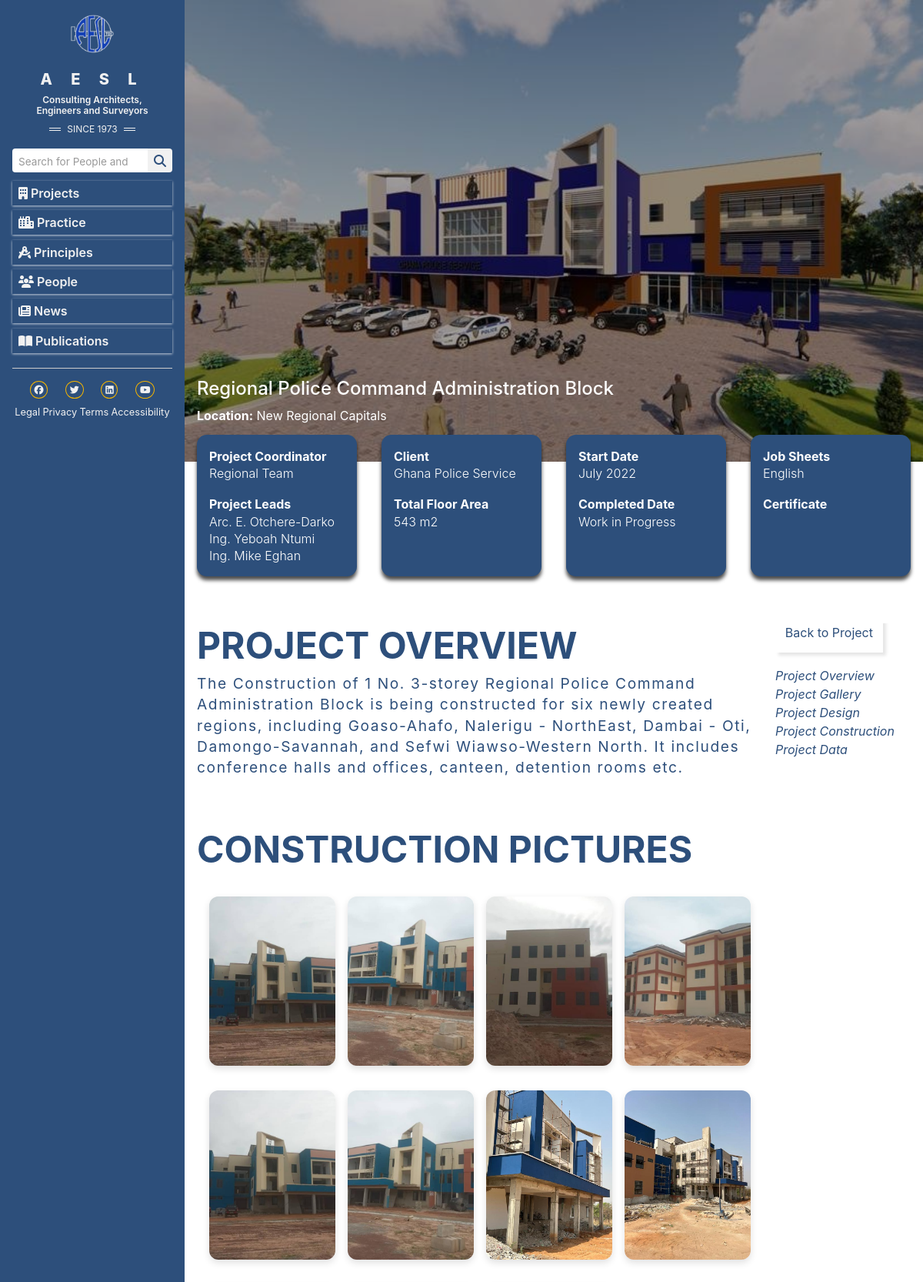
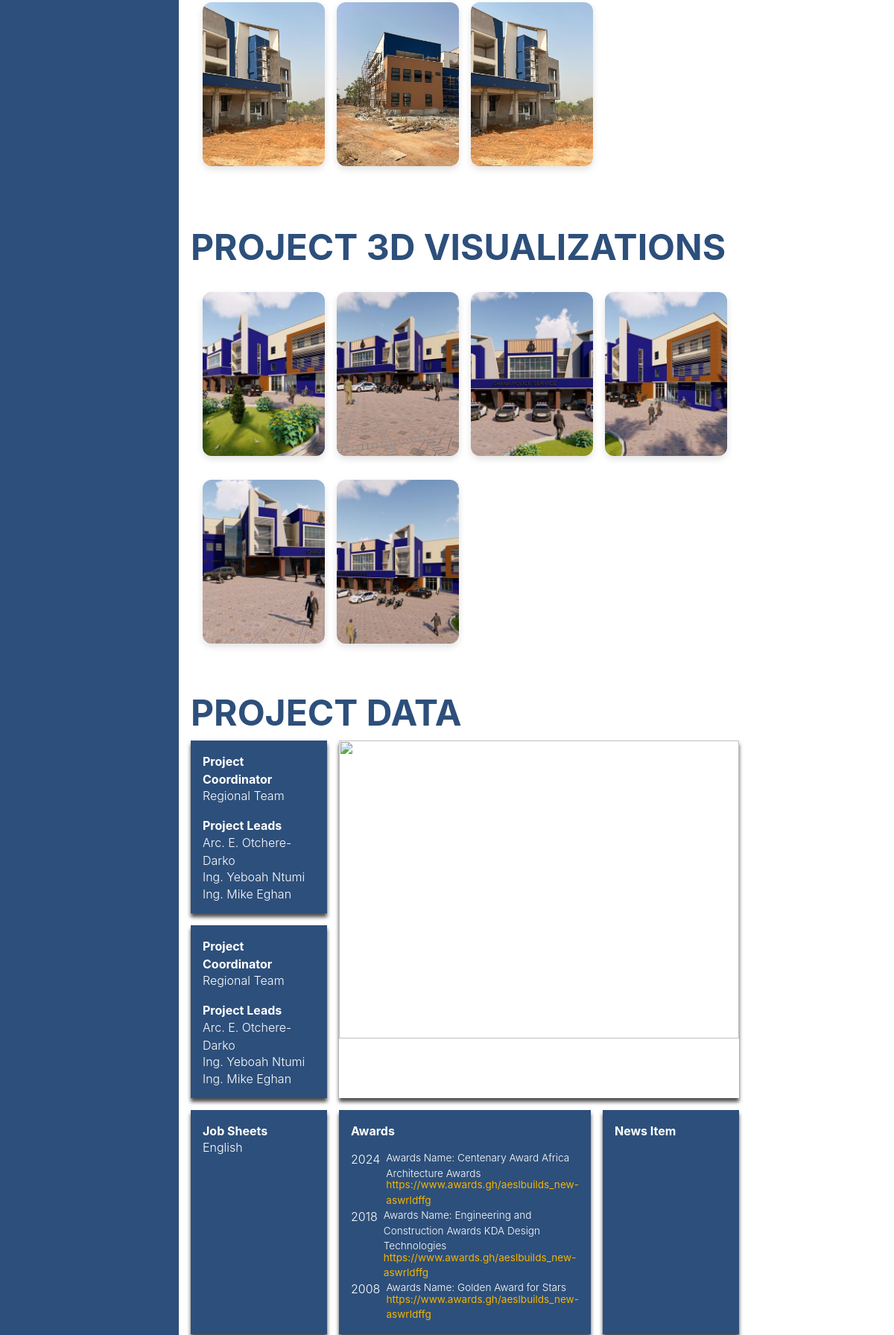
/project/1/ (upper part), run on the app's committed database (2 pictures, top to bottom).
### frontend/models.py (models this page shows, shortened)
class ImageOptimizeMixin:
    IMAGE_MAX_SIZE = (1200, 1200)
    IMAGE_QUALITY = 85

class Project(models.Model, ImageOptimizeMixin):
    title = models.CharField(max_length=200)
    client = models.CharField(max_length=200)
    location = models.CharField(max_length=300, default="Accra")
    picture = models.ImageField(
        upload_to="projects/main_pictures/", blank=True, null=True
    )
    little_text_details = models.TextField()
    project_coordinator = models.CharField(max_length=150)
    project_leaders = models.ManyToManyField(ProjectLeader, related_name="projects")
    other_team_members = models.ManyToManyField(
        ProjectTeamMember, related_name="projects", blank=True
    )
    total_floor_area = models.CharField(max_length=100)
    start_date = models.DateField()
    completed_date = models.DateField(blank=True, null=True)
    job_sheets = models.CharField(max_length=300, blank=True)
    certificate = models.CharField(max_length=300, blank=True)
    category = models.ForeignKey(
        ProjectCategory, on_delete=models.SET_NULL, null=True, related_name="projects"
    )
    created_at = models.DateTimeField(auto_now_add=True)

class ProjectLeader(models.Model):
    full_name = models.CharField(max_length=150)

class ProjectImage(models.Model, ImageOptimizeMixin):
    PROJECT_PICTURE = "project"
    CONSTRUCTION_PICTURE = "construction"
    PROJECT_3D_VISUALIZATIONS_PICTURE = "project_3d_visualizations"
    IMAGE_TYPE_CHOICES = [
        (PROJECT_PICTURE, "Project Pictures"),
        (CONSTRUCTION_PICTURE, "Construction Pictures"),
        (PROJECT_3D_VISUALIZATIONS_PICTURE, "Project 3D Visualizations"),
    ]
    project = models.ForeignKey(
        Project, on_delete=models.CASCADE, related_name="gallery"
    )
    image = models.ImageField(upload_to="projects/gallery/")
    image_type = models.CharField(max_length=30, choices=IMAGE_TYPE_CHOICES)
    uploaded_at = models.DateTimeField(auto_now_add=True)

class ProjectAward(models.Model):
    project = models.ForeignKey(
        Project, on_delete=models.CASCADE, related_name="awards"
    )
    year = models.PositiveIntegerField()
    award_name = models.CharField(max_length=200)
    awarded_by = models.CharField(max_length=200)
    website = models.URLField(blank=True)
    created_at = models.DateTimeField(auto_now_add=True)
    class Meta:
        ordering = ["-year", "award_name"]

### frontend/views.py (the view)
# urls.py: path("project/<int:pk>/", ProjectDetailView.as_view(), name="project_detail"),
class ProjectDetailView(DetailView):
    model = Project
    template_name = "frontend/project_detail.html"
    context_object_name = "project"  # Default is 'object', but we can use 'project'
    def get_context_data(self, **kwargs):
        context = super().get_context_data(**kwargs)
        project = self.get_object()
        context["project_pictures"] = project.gallery.filter(image_type="project")
        context["construction_pictures"] = project.gallery.filter(
            image_type="construction"
        )
        context["project_3d_visualization_picture"] = project.gallery.filter(
            image_type="project_3d_visualizations"
        )
        context["title"] = "Projects"
        return context

### templates/frontend/project_detail.html (shortened to what this page needs)
{% extends 'base.html' %}
{% load static %}
{% block content %}
{% if project.picture %}
<section style="background-image: url('{{ project.picture.url }}')" class="projects__detail__parallax">
    <div class="projects__detail__overlay"></div>
    <div class="details__content">
      <h4>{{project.title}}</h4>
      <p><strong>Location:</strong> {{ project.location }}</p>
    </div>
  </section>
{% endif %}
<section class="details__cards">
  <div class="details__card">
    <div class="details__card-head">
      <p class="details__head">Project Coordinator</p>
      <p class="details__body">{{ project.project_coordinator }}</p>
    </div>
    <div class="details__card-body">
      <p class="details__head">Project Leads</p>
        {% for leader in project.project_leaders.all %}
          <p class="details__body">{{ leader.full_name }}</p>
        {% endfor %}
    </div>
  </div>
  <div class="details__card">
    <div class="details__card-head">
      <p class="details__head">Client</p>
      <p class="details__body">{{ project.client }}</p>
    </div>
    <div class="details__card-body">
      <p class="details__head">Total Floor Area</p>
      <p class="details__body">{{ project.total_floor_area }}</p>
    </div>
  </div>
  <div class="details__card">
    <div class="details__card-head">
      <p class="details__head">Start Date</p>
      <p class="details__body">{{ project.start_date|date:"F Y" }}</p>
    </div>
    <div class="details__card-body">
      <p class="details__head">Completed Date</p>
      {% if project.completed_date %}
        {{ project.completed_date|date:"F Y" }}
      {% else %}
        <span class="details__body">Work in Progress</span>
      {% endif %}
    </div>
  </div>
    <div class="details__card">
      <div class="details__card-head">
        {% if project.job_sheets %}
        <p class="details__head">Job Sheets</p>
        <p class="details__body">{{ project.job_sheets }}</p>
        {% endif %}
      </div>
      <div class="details__card-body">
        <p class="details__head">Certificate</p>
      </div>
    </div>
</section>
<section class="details__wrapper">
  <div class="wrapper__1">
    <section id="overview" class="project__details-text">
      <h2>Project Overview</h2>
      <p>{{ project.little_text_details }}</p>
    </section>
    {% if construction_pictures %}
    <section id="construction" class="projects__construction-gallery">
      <h2>Construction Pictures</h2>
      <div class="civic__culture-gallery">
        {% for img in construction_pictures %}
        <figure class="culture-card">
          <img src="{{ img.image.url }}" alt="Project Image">
        </figure>
        {% empty %}
        <p>No project pictures available.</p>
        {% endfor %}
      </div>
    </section>
    {% endif %}
    {% if project_3d_visualization_picture %}
    <section id="construction" class="projects__construction-gallery">
      <h2>Project 3D Visualizations</h2>
      <div class="civic__culture-gallery">
        {% for img in project_3d_visualization_picture %}
        <figure class="culture-card">
          <img src="{{ img.image.url }}" alt="Project Image">
        </figure>
        {% empty %}
        <p>No project pictures available.</p>
        {% endfor %}
      </div>
    </section>
    {% endif %}
  <section id="data" class="projects__detail-data">
    <h2>Project Data</h2>
    <div class="projects__data">
      <div class="data__grid-top">
        <div style="border-radius:0px" class="details__card">
          <div class="details__card-head">
            <p class="details__head">Project Coordinator</p>
            <p class="details__body">{{ project.project_coordinator }}</p>
          </div>
          <div class="details__card-body">
            <p class="details__head">Project Leads</p>
            {% for leader in project.project_leaders.all %}
            <p class="details__body">{{ leader.full_name }}</p>
            {% endfor %}
          </div>
        </div>
        <div style="border-radius:0px" class="details__card">
          <div class="details__card-head">
            <p class="details__head">Project Coordinator</p>
            <p class="details__body">{{ project.project_coordinator }}</p>
          </div>
          <div class="details__card-body">
            <p class="details__head">Project Leads</p>
            {% for leader in project.project_leaders.all %}
            <p class="details__body">{{ leader.full_name }}</p>
            {% endfor %}
          </div>
        </div>
      </div>
      <div class="projects__data-span">
        <img src="{% static 'img/statlight.jpg' %}" />
      </div>
      <div style="border-radius:0px" class="details__card">
        <div class="details__card-head">
          {% if project.job_sheets %}
          <p class="details__head">Job Sheets</p>
          <p class="details__body">{{ project.job_sheets }}</p>
          {% endif %}
        </div>
      </div>
      <div style="border-radius:0px" class="details__card">
        <div class="details__card-head">
          <p class="details__head">Awards</p>
        </div>
        <div class="details__card-body">
          {% for award in project.awards.all %}
          <div class="awards__container">
            <p class="details__body">{{ award.year }}</p>
            <div class="award__detail">
              <p class="details__body">Awards Name: {{ award.award_name}}</p>
              {% if award.website %}
              <a href="{{ award.website }}" target="_blank">{{ award.website }}</a>
              {% endif %}
            </div>
          </div>
          {% endfor %}
        </div>
      </div>
      <div style="border-radius:0px" class="details__card">
        <div class="details__card-head">
          <p class="details__head">News Item</p>
        </div>
      </div>
    </div>
  </section>
  </div>
  <aside class="wrapper_2">
    <a href="{% url 'projects' %}">Back to Project</a>
    <div class="wrapper__links">
      <a href="#overview">Project Overview</a>
      <a href="#gallery">Project Gallery</a>
      <a href="#design">Project Design</a>
      <a href="#construction">Project Construction</a>
      <a href="#data">Project Data</a>
  </aside>
</section>
{% endblock content %}

### templates/base.html (shortened to what this page needs)
{% load static %}
<!DOCTYPE html>
<html lang="en">
<head>
  <link rel="stylesheet" href="{% static 'css/main.css' %}" />
  <link
    rel="stylesheet"
    href="https://cdn.jsdelivr.net/npm/bootstrap@4.6.2/dist/css/bootstrap.min.css"
  />
  <link
    rel="stylesheet"
    href="https://cdnjs.cloudflare.com/ajax/libs/font-awesome/6.5.1/css/all.min.css"
  />
  <link
    rel="stylesheet"
    href="https://unpkg.com/nprogress/nprogress.css"
  />
</head>
<body>
  {% include 'partial/navbar.html' %}
  <main class="main-content">
    {% block content %}{% endblock content %}
  </main>
</body>
</html>

### templates/partial/navbar.html (shortened to what this page needs)
{% load static %}
<aside class="sidebar">
  <div class="nav__barlogo">
    <a href="{% url 'home' %}" class="sidebar__details">
      <img
        class="img__logo"
        src="{% static 'img/aesl_logo.png' %}"
        alt="aesl-logo"
      />
      <h4 class="company__name">A E S L</h4>
      <h5 class="company__details">
        Consulting Architects, <br />
        Engineers and Surveyors
      </h5>
      <div class="company__date">
        <div class="">
          <div class="bars"></div>
          <div class="bars"></div>
        </div>
        SINCE 1973
        <div>
          <div class="bars"></div>
          <div class="bars"></div>
        </div>
      </div>
    </a>
  </div>
  <div class="nav__links">
  <input type="search" id="nav-toggle" placeholder="Search for People and Projects" class="search__input" />
    <button class="search__btn">
      <i class="fa fa-search"></i>
    </button>
  </div>
   <nav class="nav__menu">
     <a class="{% if request.resolver_match.url_name == 'projects' %}active__link{% endif %}" href="{% url 'projects' %}"><i class="fas fa-building"></i> Projects</a>
     <a class="{% if request.resolver_match.url_name == 'practice' %}active__link{% endif %}" href="{% url 'practice' %}"><i class="fas fa-city"></i> Practice</a>
     <a class="{% if request.resolver_match.url_name == 'principles' %}active__link{% endif %}" href="{% url 'principles' %}"><i class="fas fa-drafting-compass"></i> Principles</a>
    <a class="{% if request.resolver_match.url_name == 'people' %}active__link{% endif %}" href="{% url 'people' %}"><i class="fas fa-users"></i> People</a>
    <a class="{% if request.resolver_match.url_name == 'news' %}active__link{% endif %}" href="{% url 'news_list' %}"><i class="fas fa-newspaper"></i> News</a>
    <a class="{% if request.resolver_match.url_name == 'publications' %}active__link{% endif %}" href="{% url 'publications' %}"><i class="fas fa-book-open"></i> Publications</a>
    </nav>
    <hr class="horizontal__line"/>
    <div class="footer">
      <div class="social__icons">
        <a href="#"><i class="fab fa-facebook"></i></a>
        <a href="#"><i class="fab fa-twitter"></i></a>
        <a href="#"><i class="fab fa-linkedin"></i></a>
        <a href="#"><i class="fab fa-youtube"></i></a>
      </div>
      <div class="legal">
        <a href="#">Legal</a>
        <a href="#">Privacy</a>
        <a href="#">Terms</a>
        <a href="#">Accessibility</a>
      </div>
    </div>
</aside>

### templates/partial/footer.html (shortened to what this page needs)
{% load static %}

### static/css/base.css (style rules this page uses)
*, *::before, *::after { margin: 0; padding: 0; box-sizing: border-box; }
:root { --primary-color: #2d4f7b; --secondary-color: #F4B400; --secondary-color-light: #F6BE2C; --text-color: #1a1a1a; --text-base-color: #f1f1f1; --background-color: #f5f5f5; --font-family: "Ubuntu", sans-serif; }
html { font-size: 16px; scroll-behavior: smooth; }
body { font-family: var(--font-family); line-height: 1.6; color: #1a1a1a; background-color: #f9f9f9; }
h1, h2, h3, h4, h5, h6 { font-weight: 600; margin-bottom: 1rem; }
img { max-width: 100%; display: block; }

### static/css/layout.css (style rules this page uses)
.sidebar { width: 20%; background-color: var(--primary-color); position: fixed; height: 100%; overflow-y: auto; padding-top: 20px; padding: 1rem; }
.main-content { margin-left: 20%; }
.img__logo { display: block; margin: 0 auto 20px auto; max-width: 28%; }
.nav__barlogo { color: var(--text-base-color); }
a.sidebar__details { text-align: center; color: var(--text-base-color); }
.company__name { letter-spacing: 0.5em; font-weight: 800; font-size: 1.25rem; margin-bottom: 0.5rem; }
.company__details { font-size: 0.75rem; margin-bottom: 0.5rem; font-weight: 600; }
.bars { width: 15px; height: 1px; background-color: var(--text-base-color); margin-bottom: 2px; margin-top: 2px; margin-right: 0.5rem; margin-left: 0.5rem; }
.company__date { display: flex; justify-content: center; align-items: center; font-size: 0.75rem; }
.nav__links { margin-top: 1rem; display: flex; }
.search__btn { padding: 0.2rem 0.5rem; border: none; border-radius: 0 0.25rem 0.25rem 0; background-color: var(--text-base-color); color: var(--primary-color); cursor: pointer; }
.search__input { border: none; padding: 0.2rem 0.5rem; width: 100%; border-radius: 0.25rem 0 0 0.25rem; }
.search__input::placeholder { color: #999; font-size: 0.85rem; }
.nav__menu { display: flex; flex-direction: column; margin-top: 0.5rem; }
.nav__menu a { margin: 0.2rem 0; padding: 0.25rem 0.5rem; color: var(--text-base-color); text-decoration: none; font-weight: 600; box-shadow: 0 1px 3px #ffffffba; }
.horizontal__line { border: 0; height: 1px; background-color: #ccc; margin: 1rem 0; }
.social__icons { display: flex; justify-content: space-evenly; align-items: center; }
.social__icons a { color: var(--text-base-color); font-size: 0.75rem; border: 1px solid var(--secondary-color); border-radius: 50%; padding: 0.1rem 0.3rem; }
.legal { display: flex; justify-content: space-evenly; align-items: center; font-size: 0.8rem; text-align: center; color: #fff; margin-top: 0.5rem; }
.legal a { color: var(--text-base-color); text-decoration: none; }

### static/css/utilities.css (style rules this page uses)
.civic__culture-gallery { display: grid; grid-template-columns: repeat(4, 1fr); gap: 1rem; margin: 2rem auto; padding: 0 1rem; max-width: 1400px; }
.culture-card { background: #fff; border-radius: 12px; overflow: hidden; box-shadow: 0 4px 10px rgba(0, 0, 0, 0.12); transition: all 0.3s ease; display: flex; flex-direction: column; }
.culture-card img { width: 100%; height: 220px; object-fit: cover; object-position: center; background: #f8f9fa; display: block; }

### data on the page
Project: picture (picture), title "Regional Police Command Administration Block", location "New Regional Capitals", project_coordinator "Regional Team", client "Ghana Police Service", total_floor_area "543 m2", start_date "July 2022", job_sheets "English", little_text_details "The Construction of 1 No. 3-storey Regional Police Command Administration Block is being constructed for six newly created regions, including Goaso-Ahafo, Nalerigu - NorthEast, Dambai - Oti, Damongo-Savannah, and Sefwi Wiawso-Western North. It includes conference halls and offices, canteen, detention rooms etc."
ProjectLeader: full_name "Arc. E. Otchere-Darko"
ProjectLeader: full_name "Ing. Yeboah Ntumi"
ProjectLeader: full_name "Ing. Mike Eghan"
ProjectImage: image (picture)
ProjectImage: image (picture)
ProjectImage: image (picture)
ProjectImage: image (picture)
ProjectImage: image (picture)
ProjectImage: image (picture)
ProjectImage: image (picture)
ProjectImage: image (picture)
ProjectImage: image (picture)
ProjectImage: image (picture)
ProjectImage: image (picture)
ProjectImage: image (picture)
ProjectImage: image (picture)
ProjectImage: image (picture)
ProjectImage: image (picture)
ProjectImage: image (picture)
ProjectImage: image (picture)
ProjectAward: year "2024", award_name "Centenary Award Africa Architecture Awards", website "https://www.awards.gh/aeslbuilds_new-aswrldffg"
ProjectAward: year "2018", award_name "Engineering and Construction Awards KDA Design Technologies", website "https://www.awards.gh/aeslbuilds_new-aswrldffg"
ProjectAward: year "2008", award_name "Golden Award for Stars", website "https://www.awards.gh/aeslbuilds_new-aswrldffg"
